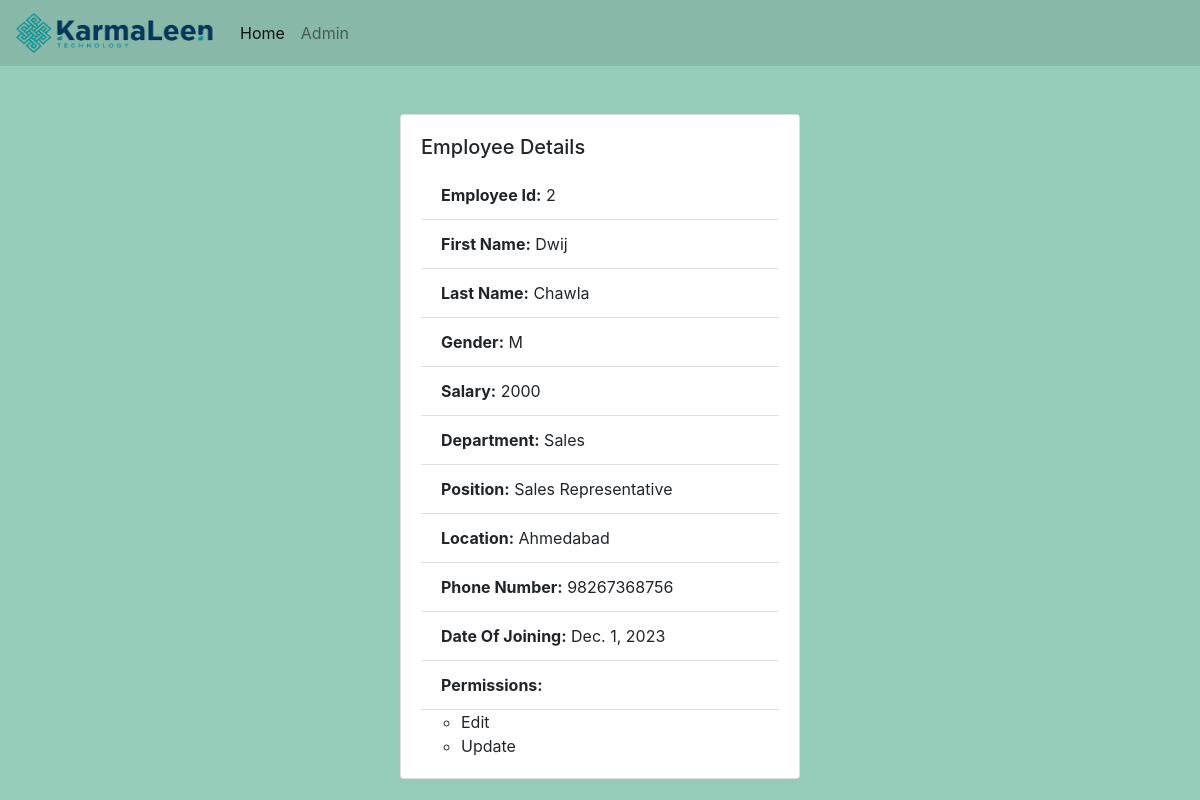
Screenshot of /detail2/ with the database file from the repository.
### employee_management/models.py (models this page shows, shortened)
class Employee(models.Model):
    gender_choices=[("F","Female"),("M","Male"),("O","Others")]
    Employee_Id=models.IntegerField(primary_key=True)
    First_Name=models.CharField(max_length=256)
    Last_Name=models.CharField(max_length=256)
    Gender=models.CharField(max_length=1,choices=gender_choices)
    Salary=models.PositiveIntegerField()
    Department=models.ForeignKey(Department,on_delete=models.CASCADE)
    Position=models.ForeignKey(Position,on_delete=models.CASCADE)
    Location=models.CharField(max_length=256)
    Phone_No=models.BigIntegerField()
    Date_Of_Joining=models.DateField()
    permission=models.ManyToManyField(Permission)

class Department(models.Model):
    Department_Id=models.IntegerField(primary_key=True)
    Department_Name=models.CharField(max_length=256)
    Description=models.TextField()
    def __str__(self):
        return self.Department_Name

class Position(models.Model):
    Position_Id=models.IntegerField(primary_key=True)
    Position_Name=models.CharField(max_length=256)
    Description=models.TextField()
    def __str__(self):
        return self.Position_Name

class Permission(models.Model):
    permission_name=models.CharField(max_length=203)
    def __str__(self):
        return self.permission_name

### employee_management/views.py (the view)
# urls.py: path("detail<int:pk>/",views.EmployeeDetailView.as_view(),name="detail"),
class EmployeeDetailView(DetailView):
    context_object_name='emp_detail'
    model=Employee

### templates/employee_management/employee_detail.html (shortened to what this page needs)
{% extends "employee_management/base.html" %}
{% block 'body_block' %}
<div class="container mt-5">
    <div class="card mx-auto" style="width:25rem;">
        <div class="card-body">
            <h5 class="card-title">Employee Details</h5>
            <ul class="list-group list-group-flush">
                <li class="list-group-item"><strong>Employee Id:</strong> {{ emp_detail.Employee_Id }}</li>
                <li class="list-group-item"><strong>First Name:</strong> {{ emp_detail.First_Name }}</li>
                <li class="list-group-item"><strong>Last Name:</strong> {{ emp_detail.Last_Name }}</li>
                <li class="list-group-item"><strong>Gender:</strong> {{ emp_detail.Gender }}</li>
                <li class="list-group-item"><strong>Salary:</strong> {{ emp_detail.Salary }}</li>
                <li class="list-group-item"><strong>Department:</strong> {{ emp_detail.Department }}</li>
                <li class="list-group-item"><strong>Position:</strong> {{ emp_detail.Position }}</li>
                <li class="list-group-item"><strong>Location:</strong> {{ emp_detail.Location }}</li>
                <li class="list-group-item"><strong>Phone Number:</strong> {{ emp_detail.Phone_No }}</li>
                <li class="list-group-item"><strong>Date Of Joining:</strong> {{ emp_detail.Date_Of_Joining }}</li>
                <li class="list-group-item"><strong>Permissions:</strong> {{i}}</li>
                {% for i in emp_detail.permission.all %}
                <ul>
                    <li>{{i}}</li>
                </ul>
                {% endfor %}
            </ul>
        </div>
    </div>
</div>
{% endblock 'body_block' %}

### rows the page displays
Employee: Employee_Id "2", First_Name "Dwij", Last_Name "Chawla", Gender "M", Salary "2000", Department "Sales", Position "Sales Representative", Location "Ahmedabad", Phone_No "98267368756", Date_Of_Joining "Dec. 1, 2023"
Permission: permission_name "Edit"
Permission: permission_name "Update"
